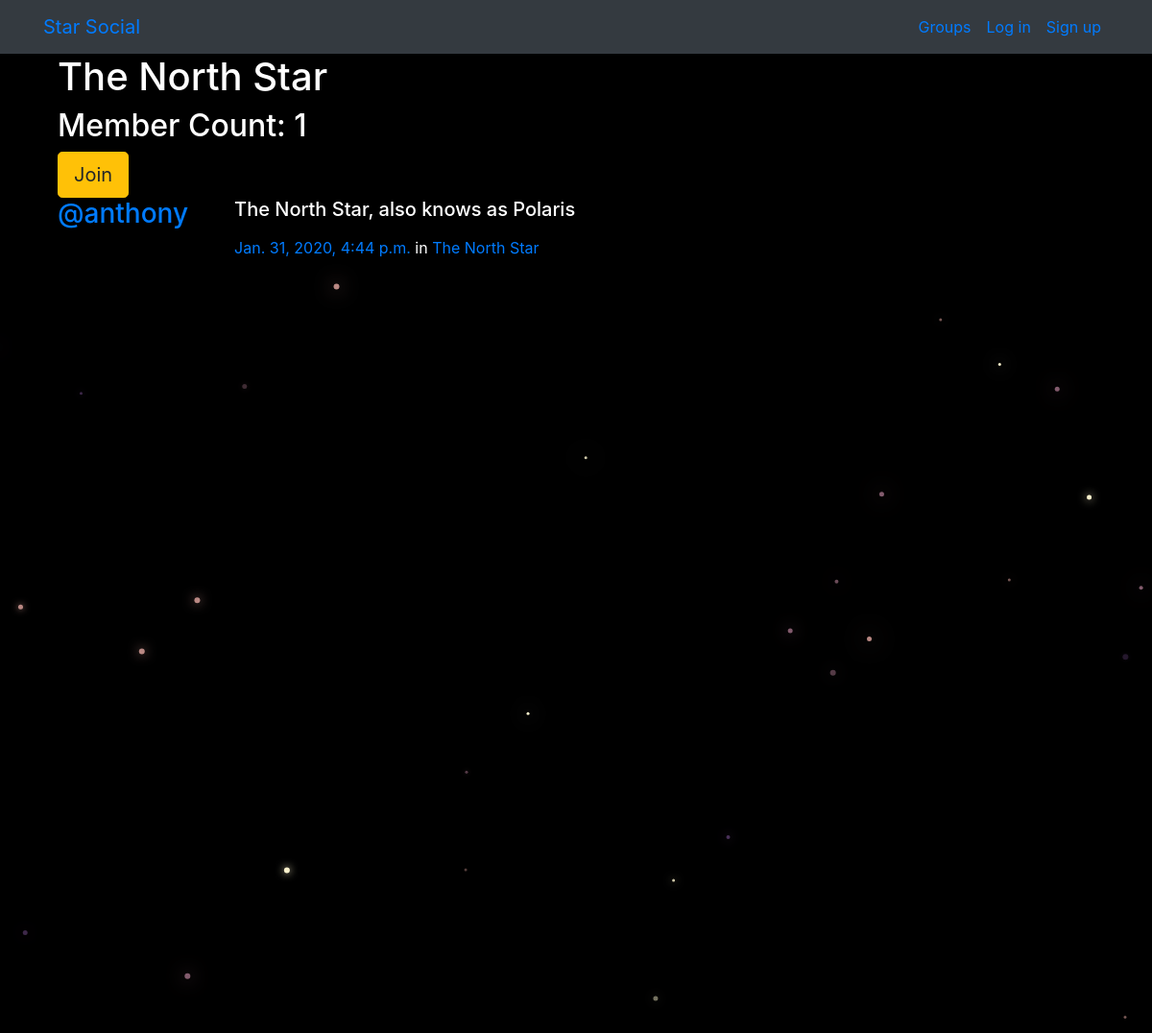
Page /groups/posts/in/the-north-star/ on the committed database.
### groups/models.py (models this page shows, shortened)
class Group(models.Model):
    name = models.CharField(max_length = 255, unique=True)
    slug = models.SlugField(allow_unicode=True, unique = True)
    description = models.TextField(blank=True, default='')
    description_html = models.TextField(editable=False, default='', blank = True)
    members = models.ManyToManyField(User, through='GroupMember')
    class Meta:
        ordering = ['name']

### posts/models.py (models this page shows, shortened)
class Post(models.Model):
    user = models.ForeignKey(User, related_name="posts",on_delete=models.CASCADE)
    created_at = models.DateTimeField(auto_now=True)
    message = models.TextField()
    message_html = models.TextField(editable=False)
    group = models.ForeignKey(Group, related_name="posts",null=True, blank=True,on_delete=models.CASCADE)
    class Meta:
        ordering = ["-created_at"]
        unique_together = ["user", "message"]

### groups/views.py (the view)
# urls.py: path("posts/in/<slug>/",views.SingleGroup.as_view(),name="single"),
class SingleGroup(generic.DetailView):
    model = Group

### groups/templates/groups/group_detail.html (shortened to what this page needs)
{% extends "groups/group_base.html" %}
{% block pregroup %}
<div class="container">
  <div class="row">
    <div class="col align-self-start">
      <h1>{{group.name}}</h1>
      <h2>Member Count: {{group.members.count}}</h2>
    </div>
  </div>
<div class="content">
  {% if user in group.members.all %}
  <a href="{%url 'groups:leave' slug=group.slug %}" class = 'btn btn-lg btn-fill btn-warning'><span class ='glyphicon glyphicon-remove-circle'></span>Leave</a>
  {% else %}
  <a href="{%url 'groups:join' slug=group.slug %}" class = 'btn btn-lg btn-fill btn-warning'>Join</a>
  {% endif %}
  </div>
</div>
{% endblock %}
{% block group_content %}
<div class="col-md-8">
  {% if group.posts.count == 0 %}
  <h1>No posts in this group yet!</h1>
  {% else %}
    {% for post in group.posts.all %}
      {% include "posts/_post.html" %}
    {% endfor %}
  {% endif %}
</div>
{% endblock %}

### posts/templates/posts/_post.html (shortened to what this page needs)
<div class="media">
	<h3 class="mr-5"><a href="{% url 'posts:for_user' username=post.user.username %}">@{{ post.user.username }}</a></h3>
	<div class="media-body">
			<h5>{{ post.message_html|safe }}</h5>
				<time class="time"><a href="{% url 'posts:single' username=post.user.username pk=post.pk %}">{{ post.created_at }}</a></time>
				{% if post.group %}
				<span class="group-name">in <a href="#">{{ post.group.name }}</a></span>
				{% endif %}
	</div>
</div>

### static/simplesocial/css/master.css (style rules this page uses)
body { margin: 0; overflow: hidden; background-color: black; color:white; }

### rows in the picture
Group: name "The North Star", members.count "1"
Post: user.username "anthony", message_html "The North Star, also knows as Polaris", created_at "Jan. 31, 2020, 4:44 p.m.", group.name "The North Star"
